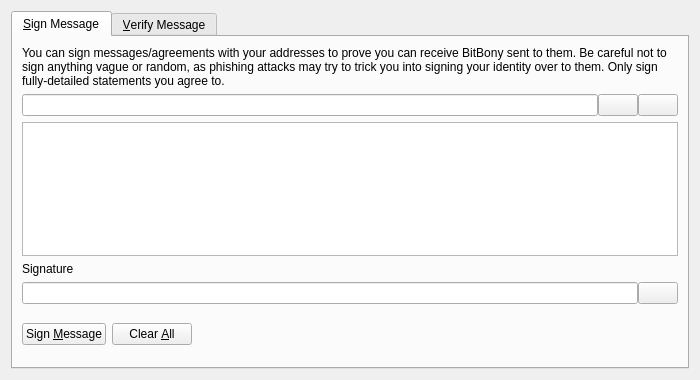
<?xml version="1.0" encoding="UTF-8"?>
<ui version="4.0">
 <class>SignVerifyMessageDialog</class>
 <widget class="QDialog" name="SignVerifyMessageDialog">
  <property name="geometry">
   <rect>
    <x>0</x>
    <y>0</y>
    <width>700</width>
    <height>380</height>
   </rect>
  </property>
  <property name="windowTitle">
   <string>Signatures - Sign / Verify a Message</string>
  </property>
  <property name="modal">
   <bool>true</bool>
  </property>
  <layout class="QVBoxLayout" name="verticalLayout">
   <item>
    <widget class="QTabWidget" name="tabWidget">
     <property name="currentIndex">
      <number>0</number>
     </property>
     <widget class="QWidget" name="tabSignMessage">
      <attribute name="title">
       <string>&amp;Sign Message</string>
      </attribute>
      <layout class="QVBoxLayout" name="verticalLayout_SM">
       <item>
        <widget class="QLabel" name="infoLabel_SM">
         <property name="text">
          <string>You can sign messages/agreements with your addresses to prove you can receive BitBony sent to them. Be careful not to sign anything vague or random, as phishing attacks may try to trick you into signing your identity over to them. Only sign fully-detailed statements you agree to.</string>
         </property>
         <property name="textFormat">
          <enum>Qt::PlainText</enum>
         </property>
         <property name="wordWrap">
          <bool>true</bool>
         </property>
        </widget>
       </item>
       <item>
        <layout class="QHBoxLayout" name="horizontalLayout_1_SM">
         <property name="spacing">
          <number>0</number>
         </property>
         <item>
          <widget class="QValidatedLineEdit" name="addressIn_SM">
           <property name="toolTip">
            <string>The BitBony address to sign the message with</string>
           </property>
          </widget>
         </item>
         <item>
          <widget class="QPushButton" name="addressBookButton_SM">
           <property name="toolTip">
            <string>Choose previously used address</string>
           </property>
           <property name="text">
            <string/>
           </property>
           <property name="shortcut">
            <string>Alt+A</string>
           </property>
           <property name="autoDefault">
            <bool>false</bool>
           </property>
          </widget>
         </item>
         <item>
          <widget class="QPushButton" name="pasteButton_SM">
           <property name="toolTip">
            <string>Paste address from clipboard</string>
           </property>
           <property name="text">
            <string/>
           </property>
           <property name="shortcut">
            <string>Alt+P</string>
           </property>
           <property name="autoDefault">
            <bool>false</bool>
           </property>
          </widget>
         </item>
        </layout>
       </item>
       <item>
        <widget class="QPlainTextEdit" name="messageIn_SM">
         <property name="toolTip">
          <string>Enter the message you want to sign here</string>
         </property>
        </widget>
       </item>
       <item>
        <widget class="QLabel" name="signatureLabel_SM">
         <property name="text">
          <string>Signature</string>
         </property>
         <property name="textFormat">
          <enum>Qt::PlainText</enum>
         </property>
        </widget>
       </item>
       <item>
        <layout class="QHBoxLayout" name="horizontalLayout_2_SM">
         <property name="spacing">
          <number>0</number>
         </property>
         <item>
          <widget class="QLineEdit" name="signatureOut_SM">
           <property name="font">
            <font>
             <italic>true</italic>
            </font>
           </property>
           <property name="readOnly">
            <bool>true</bool>
           </property>
          </widget>
         </item>
         <item>
          <widget class="QPushButton" name="copySignatureButton_SM">
           <property name="toolTip">
            <string>Copy the current signature to the system clipboard</string>
           </property>
           <property name="text">
            <string/>
           </property>
           <property name="autoDefault">
            <bool>false</bool>
           </property>
          </widget>
         </item>
        </layout>
       </item>
       <item>
        <layout class="QHBoxLayout" name="horizontalLayout_3_SM">
         <item>
          <widget class="QPushButton" name="signMessageButton_SM">
           <property name="toolTip">
            <string>Sign the message to prove you own this BitBony address</string>
           </property>
           <property name="text">
            <string>Sign &amp;Message</string>
           </property>
           <property name="autoDefault">
            <bool>false</bool>
           </property>
          </widget>
         </item>
         <item>
          <widget class="QPushButton" name="clearButton_SM">
           <property name="toolTip">
            <string>Reset all sign message fields</string>
           </property>
           <property name="text">
            <string>Clear &amp;All</string>
           </property>
           <property name="autoDefault">
            <bool>false</bool>
           </property>
          </widget>
         </item>
         <item>
          <spacer name="horizontalSpacer_1_SM">
           <property name="orientation">
            <enum>Qt::Horizontal</enum>
           </property>
           <property name="sizeHint" stdset="0">
            <size>
             <width>40</width>
             <height>48</height>
            </size>
           </property>
          </spacer>
         </item>
         <item>
          <widget class="QLabel" name="statusLabel_SM">
           <property name="font">
            <font>
             <weight>75</weight>
             <bold>true</bold>
            </font>
           </property>
           <property name="text">
            <string/>
           </property>
           <property name="wordWrap">
            <bool>true</bool>
           </property>
          </widget>
         </item>
         <item>
          <spacer name="horizontalSpacer_2_SM">
           <property name="orientation">
            <enum>Qt::Horizontal</enum>
           </property>
           <property name="sizeHint" stdset="0">
            <size>
             <width>40</width>
             <height>48</height>
            </size>
           </property>
          </spacer>
         </item>
        </layout>
       </item>
      </layout>
     </widget>
     <widget class="QWidget" name="tabVerifyMessage">
      <attribute name="title">
       <string>&amp;Verify Message</string>
      </attribute>
      <layout class="QVBoxLayout" name="verticalLayout_VM">
       <item>
        <widget class="QLabel" name="infoLabel_VM">
         <property name="text">
          <string>Enter the receiver's address, message (ensure you copy line breaks, spaces, tabs, etc. exactly) and signature below to verify the message. Be careful not to read more into the signature than what is in the signed message itself, to avoid being tricked by a man-in-the-middle attack. Note that this only proves the signing party receives with the address, it cannot prove sendership of any transaction!</string>
         </property>
         <property name="textFormat">
          <enum>Qt::PlainText</enum>
         </property>
         <property name="alignment">
          <set>Qt::AlignLeading|Qt::AlignLeft|Qt::AlignTop</set>
         </property>
         <property name="wordWrap">
          <bool>true</bool>
         </property>
        </widget>
       </item>
       <item>
        <layout class="QHBoxLayout" name="horizontalLayout_1_VM">
         <property name="spacing">
          <number>0</number>
         </property>
         <item>
          <widget class="QValidatedLineEdit" name="addressIn_VM">
           <property name="toolTip">
            <string>The BitBony address the message was signed with</string>
           </property>
          </widget>
         </item>
         <item>
          <widget class="QPushButton" name="addressBookButton_VM">
           <property name="toolTip">
            <string>Choose previously used address</string>
           </property>
           <property name="text">
            <string/>
           </property>
           <property name="shortcut">
            <string>Alt+A</string>
           </property>
           <property name="autoDefault">
            <bool>false</bool>
           </property>
          </widget>
         </item>
        </layout>
       </item>
       <item>
        <widget class="QPlainTextEdit" name="messageIn_VM"/>
       </item>
       <item>
        <widget class="QValidatedLineEdit" name="signatureIn_VM"/>
       </item>
       <item>
        <layout class="QHBoxLayout" name="horizontalLayout_2_VM">
         <item>
          <widget class="QPushButton" name="verifyMessageButton_VM">
           <property name="toolTip">
            <string>Verify the message to ensure it was signed with the specified BitBony address</string>
           </property>
           <property name="text">
            <string>Verify &amp;Message</string>
           </property>
           <property name="autoDefault">
            <bool>false</bool>
           </property>
          </widget>
         </item>
         <item>
          <widget class="QPushButton" name="clearButton_VM">
           <property name="toolTip">
            <string>Reset all verify message fields</string>
           </property>
           <property name="text">
            <string>Clear &amp;All</string>
           </property>
           <property name="autoDefault">
            <bool>false</bool>
           </property>
          </widget>
         </item>
         <item>
          <spacer name="horizontalSpacer_1_VM">
           <property name="orientation">
            <enum>Qt::Horizontal</enum>
           </property>
           <property name="sizeHint" stdset="0">
            <size>
             <width>40</width>
             <height>48</height>
            </size>
           </property>
          </spacer>
         </item>
         <item>
          <widget class="QLabel" name="statusLabel_VM">
           <property name="font">
            <font>
             <weight>75</weight>
             <bold>true</bold>
            </font>
           </property>
           <property name="text">
            <string/>
           </property>
           <property name="wordWrap">
            <bool>true</bool>
           </property>
          </widget>
         </item>
         <item>
          <spacer name="horizontalSpacer_2_VM">
           <property name="orientation">
            <enum>Qt::Horizontal</enum>
           </property>
           <property name="sizeHint" stdset="0">
            <size>
             <width>40</width>
             <height>48</height>
            </size>
           </property>
          </spacer>
         </item>
        </layout>
       </item>
      </layout>
     </widget>
    </widget>
   </item>
  </layout>
 </widget>
 <customwidgets>
  <customwidget>
   <class>QValidatedLineEdit</class>
   <extends>QLineEdit</extends>
   <header>qvalidatedlineedit.h</header>
  </customwidget>
 </customwidgets>
 <resources>
  <include location="../bitbony.qrc"/>
 </resources>
 <connections/>
</ui>
